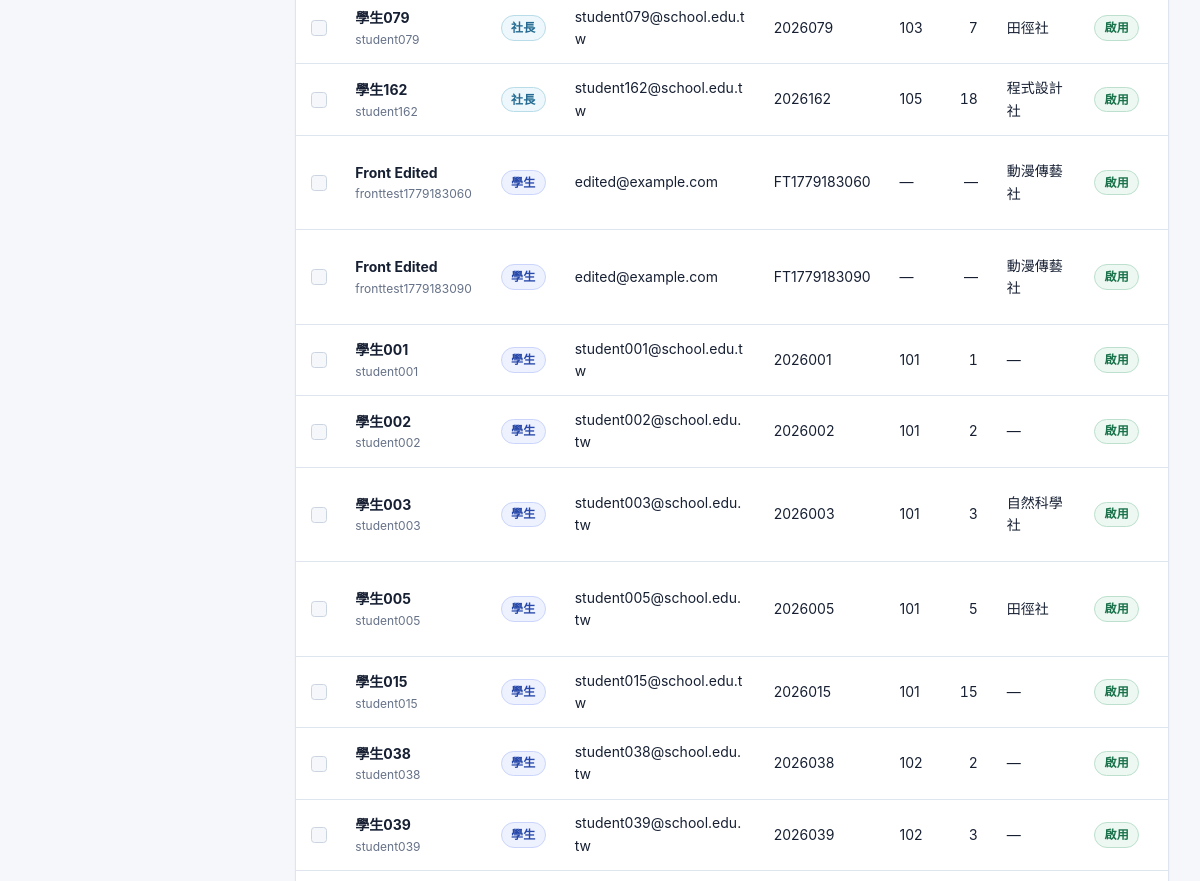
The page /admin-panel/accounts/ (signed in, middle part) on the database as committed earlier.
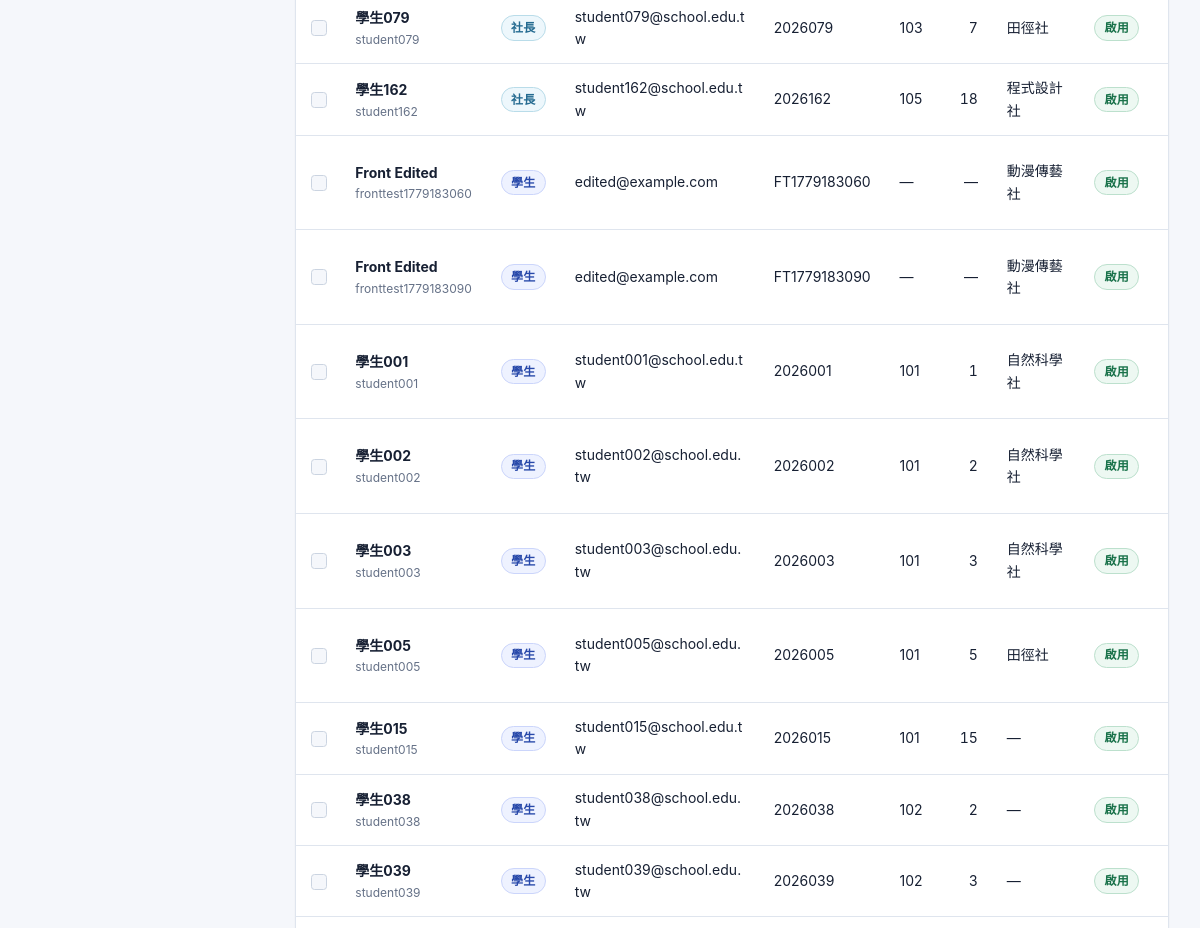
The same page on the database as committed later.
### accounts/models.py (models this page shows, shortened)
class User(django.contrib.auth.models.AbstractUser):
    ROLE_CHOICES = [
        ('student', '學生'),
        ('president', '社長'),
        ('teacher', '指導老師'),
        ('admin', '訓育組（管理員）'),
    ]
    role = models.CharField(
        max_length=20,
        choices=ROLE_CHOICES,
        default='student',
        verbose_name='身分組'
    )
    student_id = models.CharField(
        max_length=20,
        blank=True,
        verbose_name='學號'
    )
    class_name = models.CharField(
        max_length=20,
        blank=True,
        verbose_name='班級'
    )
    seat_number = models.PositiveSmallIntegerField(
        null=True,
        blank=True,
        verbose_name='座號'
    )
    club = models.ForeignKey(
        'clubs.Club',
        on_delete=models.SET_NULL,
        null=True,
        blank=True,
        verbose_name='所屬社團',
        related_name='members'
    )
    class Meta:
        verbose_name = '使用者'
        verbose_name_plural = '使用者'
        constraints = [
            models.UniqueConstraint(
                Lower('username'),
                name='unique_login_id_ci',
            ),
            models.UniqueConstraint(
                Lower('email'),
                condition=~models.Q(email=''),
                name='unique_nonempty_email_ci',
            ),
            models.UniqueConstraint(
                Lower('student_id'),
                condition=(
                    models.Q(role__in=['student', 'president'])
                    & ~models.Q(student_id='')
                ),
                name='unique_student_id_ci',
            ),
        ]

### clubs/models.py (models this page shows, shortened)
class Club(models.Model):
    CATEGORY_CHOICES = [
        ('academic', '學術類'),
        ('arts', '藝文類'),
        ('performance', '藝能類'),
        ('recreation', '康輔類'),
        ('sports', '體育類'),
    ]
    code = models.CharField(max_length=10, unique=True, null=True, blank=True, verbose_name='社團代號')
    name = models.CharField(max_length=100, verbose_name='社團名稱')
    teacher = models.CharField(max_length=50, default='', verbose_name='指導老師')
    president = models.CharField(max_length=50, default='', verbose_name='社長')
    location = models.CharField(max_length=100, blank=True, verbose_name='社課場地')
    category = models.CharField(max_length=20, choices=CATEGORY_CHOICES, blank=True, verbose_name='類別')
    description = models.TextField(blank=True, verbose_name='社團描述')
    max_members = models.PositiveIntegerField(default=30, verbose_name='人數上限')
    current_members = models.PositiveIntegerField(default=0, verbose_name='現有人數')
    is_active = models.BooleanField(default=True, verbose_name='啟用中')
    created_at = models.DateTimeField(auto_now_add=True, verbose_name='建立時間')
    updated_at = models.DateTimeField(auto_now=True, verbose_name='更新時間')
    class Meta:
        verbose_name = '社團'
        verbose_name_plural = '社團'
        ordering = ['name']
    def __str__(self):
        return self.name

### accounts/views.py (the view, shortened to what this page needs)
# urls.py: path('admin-panel/accounts/', views.AccountAdminListView.as_view(), name='account_admin_list'),
class AccountAdminListView(LoginRequiredMixin, AdminRequiredMixin, ListView):
    template_name = 'accounts/account_admin_list.html'
    context_object_name = 'accounts'
    paginate_by = 50
    allowed_roles = ['student', 'president', 'teacher']
    def get_queryset(self):
        queryset = User.objects.filter(
            role__in=self.allowed_roles,
            is_superuser=False,
        ).select_related('club').order_by('role', 'username')
        role = self.request.GET.get('role', '').strip()
        if role in self.allowed_roles:
            queryset = queryset.filter(role=role)
        elif role == 'inactive':
            queryset = queryset.filter(is_active=False)
        query = self.request.GET.get('q', '').strip()
        return queryset
    def get_context_data(self, **kwargs):
        context = super().get_context_data(**kwargs)
        context['q'] = self.request.GET.get('q', '').strip()
        context['selected_role'] = self.request.GET.get('role', '').strip()
        non_admin_accounts = User.objects.filter(is_superuser=False).exclude(role='admin')
        active_non_admin_accounts = non_admin_accounts.filter(is_active=True)
        context['account_stats'] = {
            'president_count': active_non_admin_accounts.filter(role='president').count(),
            'student_count': active_non_admin_accounts.filter(role='student').count(),
            'teacher_count': active_non_admin_accounts.filter(role='teacher').count(),
            'inactive_count': non_admin_accounts.filter(is_active=False).count(),
        }
        account_search_options = []
        for account in non_admin_accounts.filter(role__in=self.allowed_roles).order_by('first_name', 'email', 'student_id'):
            for value in (account.first_name, account.last_name, account.email, account.student_id):
                value = (value or '').strip()
                if value and value not in account_search_options:
                    account_search_options.append(value)
        context['account_search_options'] = account_search_options
        context['role_options'] = [
            ('', '全部'),
            ('student', '學生'),
            ('president', '社長'),
            ('teacher', '指導老師'),
            ('inactive', '已停用帳號'),
        ]
        return context

### accounts/permissions.py (called while the page is built)
def is_training_admin(user):
    return bool(
        user
        and user.is_authenticated
        and (user.is_superuser or getattr(user, 'role', None) == 'admin')
    )

def can_review_transfer_requests(user):
    return (
        is_training_admin(user)
        or is_actual_club_president(user)
        or is_assigned_club_teacher(user)
    )

### accounts/templatetags/account_extras.py (called while the page is built)
def user_is_club_president(user, club):
    if not user or not club or not getattr(club, 'president', ''):
        return False
    president_text = club.president.strip()
    match = re.search(r'\(([^()]+)\)\s*$', president_text)
    president_username = match.group(1).strip() if match else president_text
    return president_username == user.username

@register.filter
def display_role(user):
    if getattr(user, 'role', None) == 'admin':
        return '訓育組長'
    if getattr(user, 'role', None) == 'president' and not user_is_club_president(user, user.club):
        return '學生'
    return user.get_role_display()

@register.filter
def can_review_transfers(user):
    return can_review_transfer_requests(user)

### transfers/models.py (called while the page is built)
    @classmethod
    def get_current(cls):
        return cls.objects.order_by('-updated_at', '-pk').first()

### templates/accounts/account_admin_list.html (shortened to what this page needs)
{% extends "base.html" %}
{% load account_extras %}
{% block content %}
<div class="data-view">
<div class="table-responsive data-table-container">
    <table class="table data-table data-table--dense data-table--sticky-header align-middle">
        <tbody>
            {% for account in accounts %}
                <tr>
                    <td>
                        <input type="checkbox" class="form-check-input account-checkbox" name="account_ids" value="{{ account.pk }}" form="account-bulk-form" aria-label="選取 {{ account.username }}">
                    </td>
                    <td class="data-primary-cell">
                        <span class="data-primary">{{ account.first_name|default:account.username }}</span>
                        <span class="data-secondary">{{ account.username }}</span>
                    </td>
                    <td>
                        {% if account.role == 'student' or account.role == 'president' or account.role == 'teacher' %}
                            <span class="badge {{ account|role_badge_class }}">{{ account|display_role }}</span>
                        {% else %}
                            {{ account|display_role }}
                        {% endif %}
                    </td>
                    <td class="data-wrap">{{ account.email|default:"—" }}</td>
                    <td>{{ account.student_id|default:"—" }}</td>
                    {% if account.role == 'teacher' %}
                        <td class="data-col-low-priority">—</td>
                        <td class="data-col-low-priority data-numeric">—</td>
                        <td>—</td>
                    {% else %}
                        <td class="data-col-low-priority">{{ account.class_name|default:"—" }}</td>
                        <td class="data-col-low-priority data-numeric">{{ account.seat_number|default:"—" }}</td>
                        <td>{{ account.club|default:"—" }}</td>
                    {% endif %}
                    <td>
                        {% if account.is_active %}
                            <span class="badge bg-success">啟用</span>
                        {% else %}
                            <span class="badge bg-secondary">停用</span>
                        {% endif %}
                    </td>
                    <td>
                    </td>
                </tr>
            {% endfor %}
        </tbody>
    </table>
</div>
</div>
{% endblock %}

Rows that differ between the two databases and show on the page:
changed User "學生001": club "—" → "自然科學社"
changed User "學生002": club "—" → "自然科學社"
